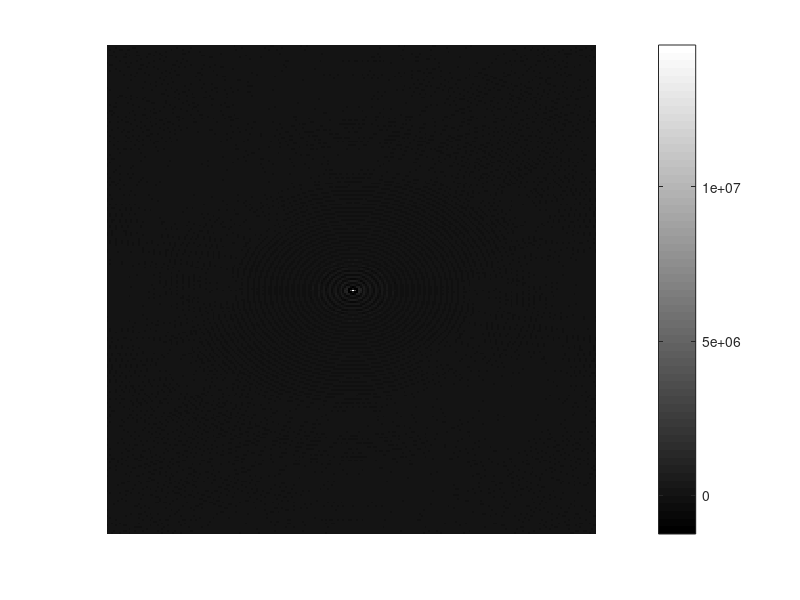

Recreate this plot in MATLAB. (Note: this script raises an error after producing the figure.)
sb = poissrnd(abs(phantom)*1000)+100;
sb = sb + randn(size(sb))*10;
sb = abs(sb);
figure, imshow(sb,[])

whos sb
fsb = ifftshift(fft2(fftshift(sb)));
fsb = real(fsb);
imshow(real(fsb),[]), colorbar
subplot 211, plot(sb(end/2,:))
subplot 212, plot(fsb(end/2,:))
xsb = [zeros(1,size(sb,2)); diff(sb,1,1)];
ysb = [zeros(size(sb,1),1), diff(sb,1,2)];
[xsb ysb] = gradient(sb);
imshow(xsb,[])
plot(xsb(end/2,:))
ghsb = fdag(cat(3,ysb,xsb),mean(sb(:))); % fourier domain antigradient
asb = antigradient(cat(3,ysb,xsb),mean(sb(:))); % farneback antigradient

%%
figure, imshow(sb,[]), colorbar
figure, imshow(ghsb,[]), colorbar
figure, imshow(asb,[]), colorbar

figure, imshow([sb-ghsb],[]), colorbar
sqrt(sum((sb(:)-ghsb(:)).^2))

figure, imshow([sb-asb],[]), colorbar
sqrt(sum((sb(:)-asb(:)).^2))

figure, imshow([sb-ghsb sb-asb],[]), colorbar

